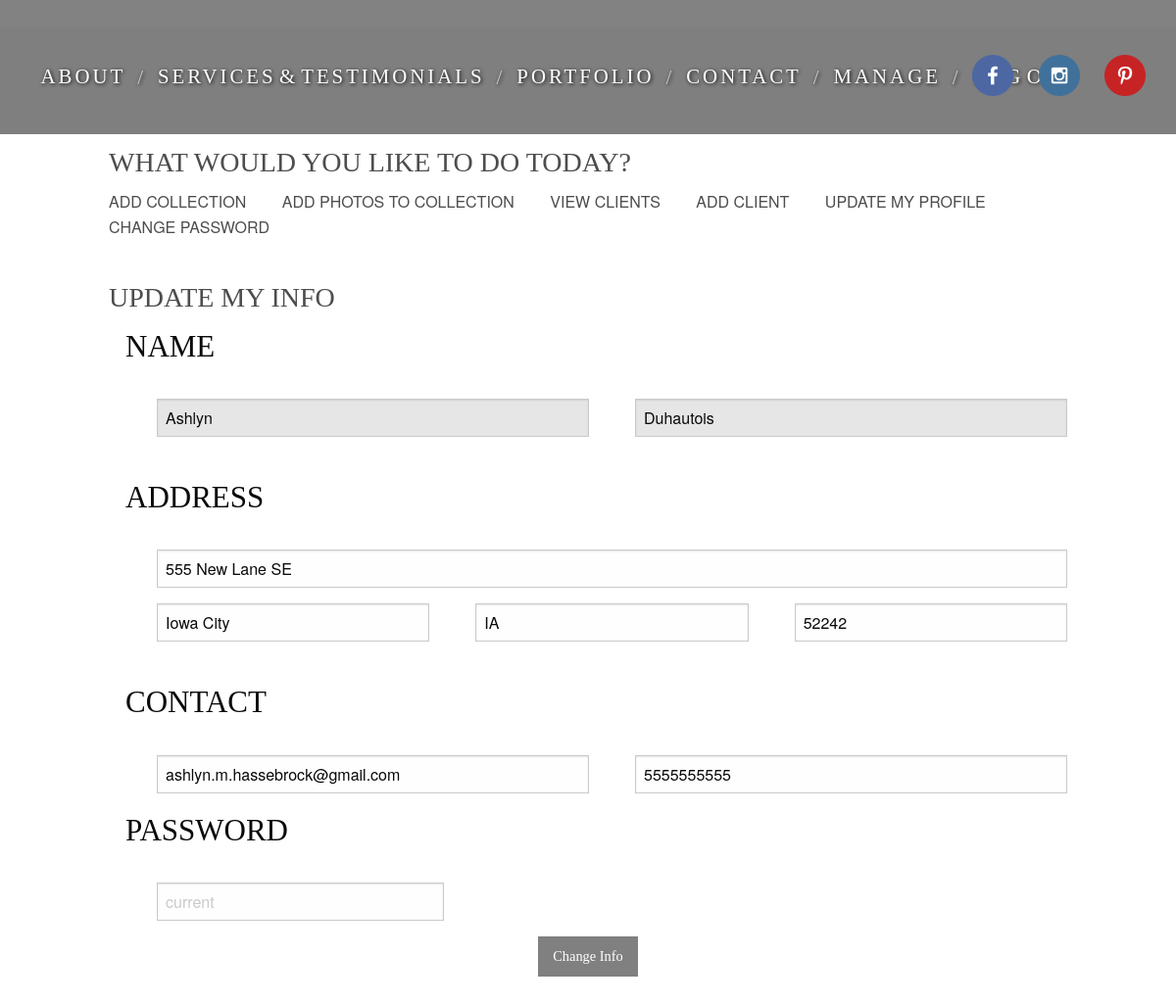
Screenshot of /myprofile.php (signed in) with the database file from the repository.
### tables this page shows
CREATE TABLE IF NOT EXISTS `users` (
`UserID` int(11) NOT NULL,
  `Email` varchar(255) NOT NULL,
  `Password` varchar(255) NOT NULL,
  `Admin` tinyint(1) NOT NULL DEFAULT '0',
  `Active` tinyint(1) NOT NULL DEFAULT '1',
  `FirstName` varchar(25) NOT NULL,
  `LastName` varchar(35) NOT NULL,
  `Phone` varchar(10) NOT NULL,
  `Address` varchar(30) NOT NULL,
  `City` varchar(30) NOT NULL,
  `State` varchar(2) NOT NULL,
  `Zip` varchar(5) NOT NULL
);

### myprofile.php (the view, shortened to what this page needs)
<!DOCTYPE html>
<html lang="en-US">
    <?php require('lib/header.inc');?>
    <body class="no-fouc" style="background-image: none;">
        <?php include('lib/nav.inc');?>
        <?php include('lib/facebook.inc');?>
        <?php include('lib/connect.inc');?>
        <div class="manage-container out wow">
            <div class="row">
                <div class="small-12 large-12 columns">
                    <?php
                        if($_SESSION['admin'] == 1){
                            include('lib/managenav.inc');
                        } else {
                            include('lib/mynav.inc');
                        }
                    ?>
                    <br/>
                    <h5>UPDATE MY INFO</h5>
                    <div class="my-images wow bounceInLeft">
                    <form name="profileForm" method="post" action="myprofile.php">
                        <?php
                            $query = "SELECT * FROM users WHERE UserID = ".$_SESSION['userid'];
                            $result = mysqli_query($connect, $query);
                            IF(!$result) {
                                echo 'no records found';
                            } ELSE {
                                while($row = mysqli_fetch_array($result)) {
                                    echo '<div class="row">';
                                    echo '<h3>Name</h3><br>';
                                    echo '<div class="small-6 large-6 columns">';
                                    echo '<input type="text" name="firstname" id="firstname" value="'.$row['FirstName'].'" disabled /><br/>';
                                    echo '</div>';
                                    echo '<div class="small-6 large-6 columns">';
                                    echo '<input type="text" name="lastname" id="lastname" value="'.$row['LastName'].'" disabled /><br/>';
                                    echo '</div>';
                                    echo '<h3>Address</h3><br>';
                                    echo '<div class="small-12 large-12 columns">';
                                    echo '<input type="text" name="address" id="address" value="'.$row['Address'].'" required />';
                                    echo '</div>';
                                    echo '<div class="small-4 large-4 columns">';
                                    echo '<input type="text" name="city" id="city" name="city" value="'.$row['City'].'" required />';
                                    echo '</div>';
                                    echo '<div class="small-4 large-4 columns">';
                                    echo '<input type="text" name="state" id="state" maxlength="2" value="'.$row['State'].'" required />';
                                    echo '</div>';
                                    echo '<div class="small-4 large-4 columns">';
                                    echo '<input type="text" name="zip" id="zip" pattern="[0-9]*" min="0" maxlength="5" value="'.$row['Zip'].'" required /><br>';
                                    echo '</div>';
                                    echo '<h3>Contact</h3><br>';
                                    echo '<div class="small-6 large-6 columns">';
                                    echo '<input type="email" name="email" id="email" value="'.$row['Email'].'" required />';
                                    echo '</div>';
                                    echo '<div class="small-6 large-6 columns">';
                                    echo '<input type="tel" name="phone" id="phone" value="'.$row['Phone'].'" required />';
                                    echo '</div>';
                                    echo '<h3>Password</h3><br>';
                                    echo '<div class="small-4" large-4 columns">';
                                    echo '<input type="password" name="password1" id="password1" placeholder="current" required />';
                                    echo '</div>';
                                    echo '</div>';
                                    echo '<input type="submit" class="button" value="Change Info" name="submit" />';
                                }
                            }
                        ?>
                            </form>
                        </div>
                    </div>
                </div>
            </div>
    </body>
</html>

### css/styles.css (style rules this page uses)
body { height: 100%; overflow-x: hidden; background-color: white; font-size: 16px; background-size: cover; background-position: center; background-attachment: fixed; }
h1, h2, h3, h4, h5, h6 { line-height: 140%; }
*, *:before, *:after { box-sizing: border-box; -moz-box-sizing: border-box; -webkit-box-sizing: border-box; }
.button { display: block; text-align: center; margin: auto; background-color: grey; font-family: firasanslight; }
.manage-container { background-color: white; }
h5 { text-transform: uppercase; color: #4d4d4d; font-family: firasanslight; font-size: 175%; }
h3 { font-family: firasanslight; text-transform: uppercase; }
@media (min-width: 1024px) { .manage-container { position: relative; top: 50px; width: auto; padding: 6em; } }
@media (min-width: 1024px) { .my-images div { padding-left: 2em; } }

### rows the page displays
users: firstname "Ashlyn", lastname "Duhautois", address "555 New Lane SE", city "Iowa City", state "IA", zip "52242", email "ashlyn.m.hassebrock@gmail.com", phone "5555555555"
